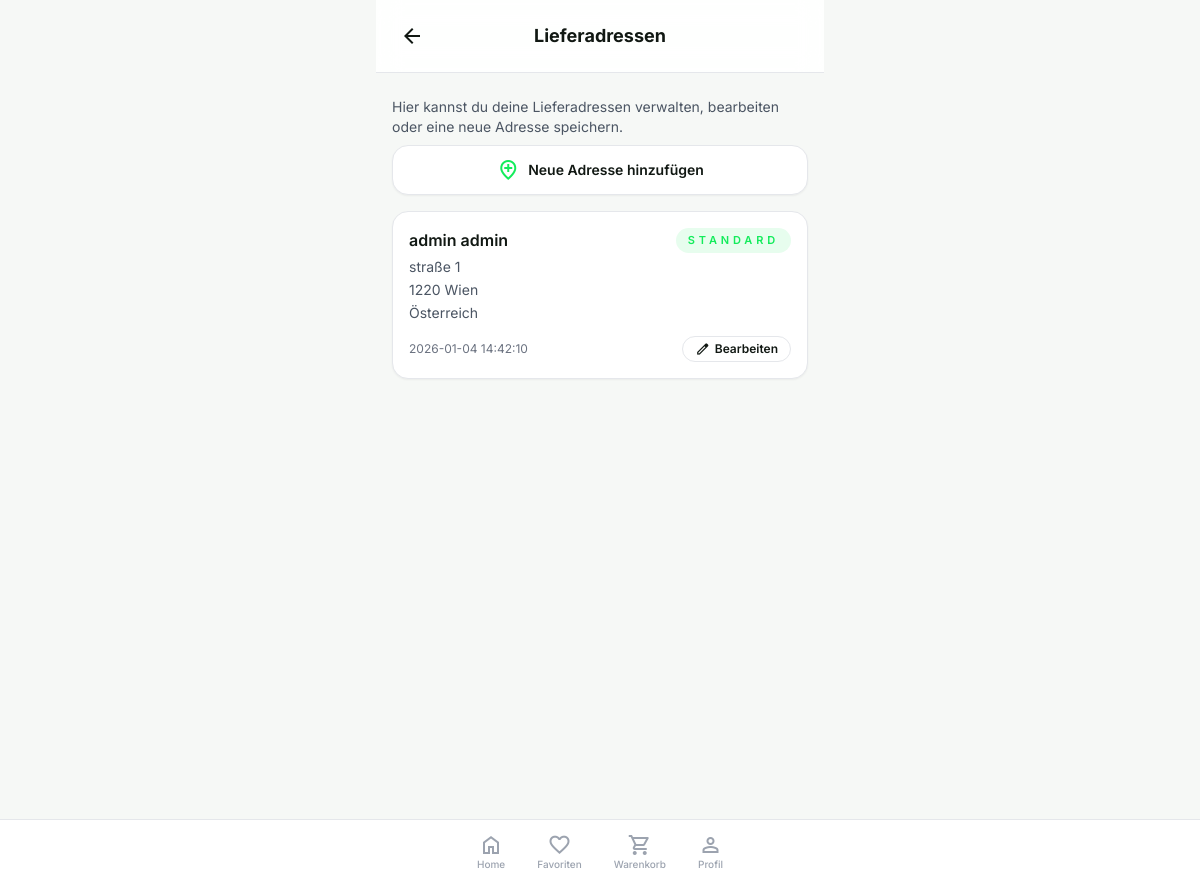
The app's page /addresses.php (signed in) with its own data.
### tables this page shows
CREATE TABLE `addresses` (
  `id` int(11) NOT NULL,
  `user_id` int(11) NOT NULL,
  `first_name` varchar(100) NOT NULL,
  `last_name` varchar(100) NOT NULL,
  `street` varchar(150) NOT NULL,
  `postal_code` varchar(20) NOT NULL,
  `city` varchar(100) NOT NULL,
  `country` varchar(100) NOT NULL,
  `created_at` timestamp NOT NULL DEFAULT current_timestamp(),
  `is_default` tinyint(1) NOT NULL DEFAULT 0
);

### public/addresses.php (the view, shortened to what this page needs)
<?php
require_once "../includes/db.php";
$userId = (int)$_SESSION["user_id"];
$stmt = $pdo->prepare("
    SELECT *
    FROM addresses
    WHERE user_id = ?
    ORDER BY is_default DESC, created_at DESC
");
$stmt->execute([$userId]);
$addresses = $stmt->fetchAll(PDO::FETCH_ASSOC);
?>
<!DOCTYPE html>
<html lang="de">
<head>
<script src="https://cdn.tailwindcss.com?plugins=forms,container-queries"></script>
</head>
<body class="bg-background-light dark:bg-background-dark font-display text-[#111813] dark:text-gray-100">
<div class="max-w-md mx-auto min-h-screen flex flex-col">
    <header class="sticky top-0 z-10 flex items-center justify-between bg-surface-light/90 dark:bg-surface-dark/90 backdrop-blur-md p-4 border-b border-border-light dark:border-border-dark">
        <a href="/profile.php"
           class="flex size-10 items-center justify-center rounded-full hover:bg-gray-100 dark:hover:bg-white/10">
            <span class="material-symbols-outlined">arrow_back</span>
        </a>
        <h1 class="text-lg font-bold">Lieferadressen</h1>
        <div class="size-10"></div>
    </header>
    <main class="flex-1 px-4 pt-6 pb-28 space-y-4">
        <div class="space-y-2">
            <p class="text-sm text-gray-600">
                Hier kannst du deine Lieferadressen verwalten, bearbeiten oder eine neue Adresse speichern.
            </p>
            <a href="/address_edit.php"
               class="flex items-center justify-center gap-2 rounded-2xl border border-border-light dark:border-border-dark bg-surface-light dark:bg-surface-dark px-4 py-3 font-semibold text-sm shadow-sm hover:border-primary hover:text-primary transition-all">
                <span class="material-symbols-outlined text-primary">add_location</span>
                Neue Adresse hinzufügen
            </a>
        </div>
        <?php if (empty($addresses)): ?>
            <p class="text-gray-500 text-sm text-center mt-6">
                Du hast noch keine Lieferadresse gespeichert.
            </p>
        <?php else: ?>
            <?php foreach ($addresses as $address): ?>
                <?php $isDefault = (int)($address["is_default"] ?? 0) === 1; ?>
                <div class="bg-surface-light dark:bg-surface-dark p-4 rounded-2xl shadow-sm border border-border-light dark:border-border-dark space-y-3">
                    <div class="flex items-start justify-between gap-3">
                        <div class="flex-1 space-y-1">
                            <p class="font-semibold text-[#111813] dark:text-white">
                                <?= htmlspecialchars(trim(($address["first_name"] ?? "") . " " . ($address["last_name"] ?? ""))) ?>
                            </p>
                            <p class="text-sm text-gray-600 dark:text-gray-400 leading-relaxed">
                                <?= htmlspecialchars($address["street"]) ?><br>
                                <?= htmlspecialchars($address["postal_code"] . " " . $address["city"]) ?><br>
                                <?= htmlspecialchars($address["country"]) ?>
                            </p>
                        </div>
                        <?php if ($isDefault): ?>
                            <span class="px-3 py-1 text-[11px] font-semibold uppercase tracking-[0.35em] text-primary bg-primary/10 rounded-full">Standard</span>
                        <?php endif; ?>
                    </div>
                    <div class="flex items-center justify-between text-xs text-gray-500">
                        <span><?= htmlspecialchars($address["created_at"] ?? "") ?></span>
                        <div class="flex items-center gap-2">
                            <a href="/address_edit.php?id=<?= htmlspecialchars($address["id"]) ?>"
                               class="inline-flex items-center gap-1 rounded-full border border-border-light dark:border-border-dark px-3 py-1 text-xs font-semibold text-[#111813] dark:text-white hover:border-primary hover:text-primary transition-colors">
                                <span class="material-symbols-outlined text-[16px]">edit</span>
                                Bearbeiten
                            </a>
                        </div>
                    </div>
                </div>
            <?php endforeach; ?>
        <?php endif; ?>
    </main>
    <?php require_once "../includes/bottom_nav.php"; ?>
</div>
</body>
</html>

### public/addresses.php (style rules this page uses)
body { min-height: max(884px, 100dvh); }

### records on screen
addresses: first_name+last_name "admin admin", street "straße 1", postal_code+city "1220 Wien", country "Österreich", is_default "STANDARD", created_at "2026-01-04 14:42:10"
